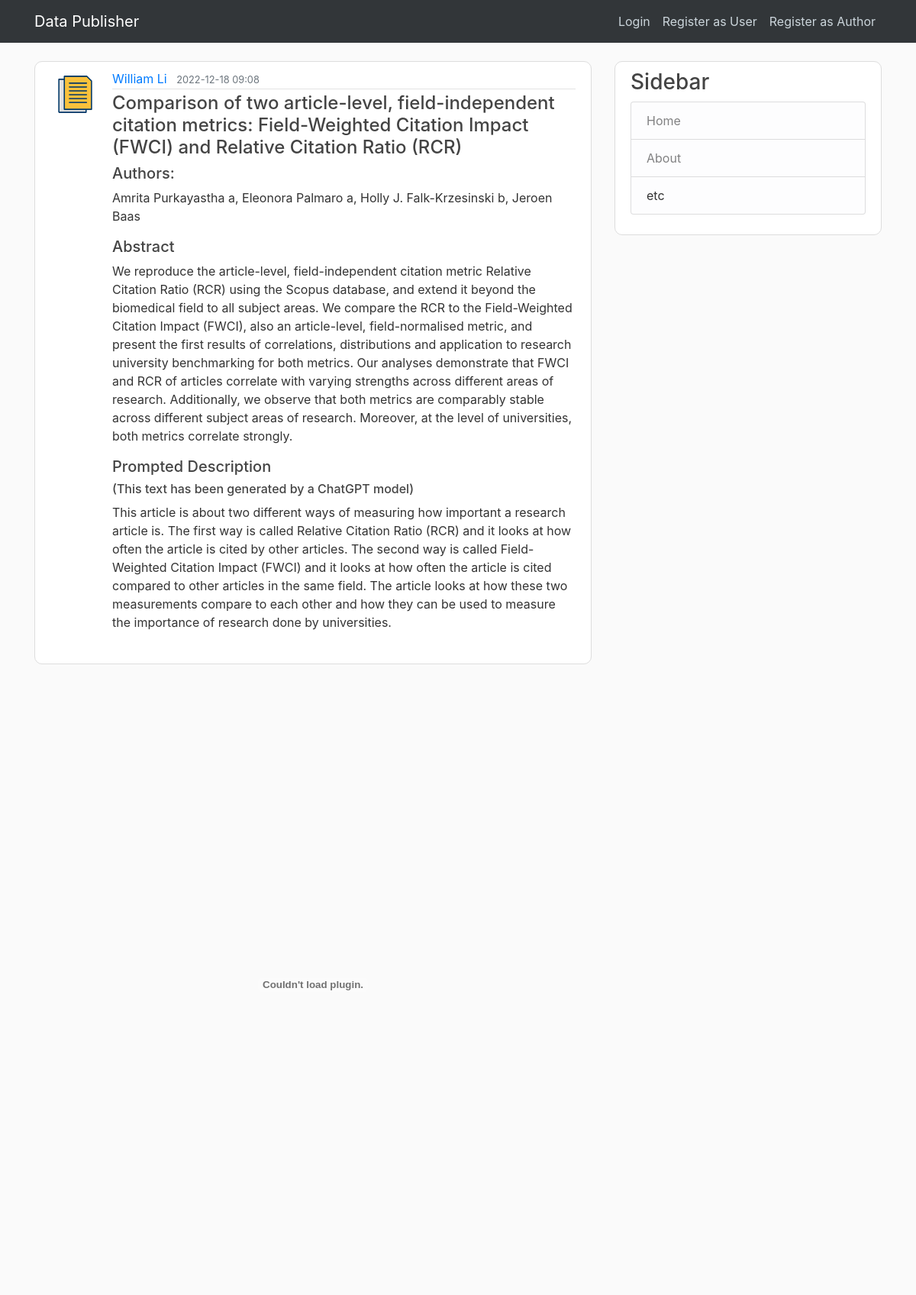
The app's page /publication/3 with its own data.
### data_publisher_site/models.py (models this page shows, shortened)
class Publication(db.Model):
    __tablename__ = "Publications"
    id = db.Column("PublicationId", db.Integer().with_variant(db.Integer, "sqlite"), primary_key=True, nullable=False)
    title = db.Column("Title", db.String(40), nullable=False)
    thumbnail = db.Column("Thumbnail", db.String(20), nullable=False, default="default.jpg")
    author_id = db.Column("Author", db.Integer, db.ForeignKey('Authors.UserId'), nullable=False)
    abstract = db.Column("Abstract", db.String(3000), nullable=False)
    simple_desc = db.Column("SimpleDesc", db.String(3000), nullable=False)
    topic_id = db.Column("TopicId", db.Integer, db.ForeignKey("PublicationTopics.TopicId"), nullable=False)
    upload_date = db.Column("UploadDate", db.DateTime(25), nullable=False, default=datetime.utcnow)
    publication_file = db.Column("File", db.String(20), nullable=False)
    article_authors = db.Column("ArticleAuthors", db.String(200), nullable=False)

class User(db.Model, UserMixin):
    __tablename__ = "Users"
    id = db.Column("UserId", db.Integer().with_variant(db.Integer, "sqlite"), primary_key=True, nullable=False)
    first_name = db.Column("FirstName", db.String(20), nullable=False)
    surname = db.Column("Surname", db.String(20), nullable=False)
    email = db.Column("Email", db.String(120), nullable=False, unique=True)
    registration_date = db.Column("RegistrationDate", db.DateTime(25), nullable=False, default=datetime.utcnow)
    password = db.Column("Password", db.String(60), nullable=False)
    author = db.relationship('Author', backref='user', lazy=True)

### data_publisher_site/routes.py (the view)
@app.route("/publication/<int:publication_id>")
def publication(publication_id):
    publication = Publication.query.get_or_404(publication_id)
    return render_template('publication.html', title=publication.title, publication=publication)

### data_publisher_site/frontend/templates/publication.html (shortened to what this page needs)
{% extends "base.html" %}
{% block content %}
  <article class="media content-section">
    <img class="rounded-circle article-img" src="{{ url_for('static', filename='thumbnails/' + publication.thumbnail) }}">
    <div class="media-body">
      <div class="article-metadata">
        <a class="mr-2" href="#">{{ publication.author.user.first_name }} {{ publication.author.user.surname }}</a>
        <small class="text-muted">{{ publication.upload_date.strftime('%Y-%m-%d %H:%M') }}</small>
      </div>
      <h4 class="article-title">{{ publication.title }}</h4>
      <h5 class="article-title">Authors:</h5>
      <p class="article-content">{{ publication.article_authors }}</p>
      <h5 class="article-title">Abstract</h5>
      <p class="article-content">{{ publication.abstract }}</p>
      <h5 class="article-title">Prompted Description</h5>
      <h6 class="article-title">(This text has been generated by a ChatGPT model)</h6>
      <p class="article-content">{{ publication.simple_desc }}</p>
      <div class="pt-3"></div>
    </div>
  </article>
{% endblock content %}
{% block doc %}
  <div class="media-body">
    <object data="{{url_for('static', filename ='publications/' + publication.publication_file)}}" type="application/pdf" style="min-height:100vh;width:100%"></object>
  </div>
{% endblock doc %}

### data_publisher_site/frontend/static/main.css (style rules this page uses)
body { background: #fafafa; color: #333333; margin-top: 5rem; }
h1, h2, h3, h4, h5, h6 { color: #444444; }
.content-section { background: #ffffff; padding: 10px 20px; border: 1px solid #dddddd; border-radius: 10px; margin-bottom: 20px; }
.article-title { color: #444444; }
.article-content { white-space: pre-line; }
.article-img { height: 65px; width: 65px; margin-right: 16px; }
.article-metadata { padding-bottom: 1px; margin-bottom: 4px; border-bottom: 1px solid #e3e3e3 }

### records on screen
Publication: Thumbnail (placeholder picture), upload_date "2022-12-18 09:08", title "Comparison of two article-level, field-independent citation metrics: Field-Weighted Citation Impact (FWCI) and Relative Citation Ratio (RCR)", article_authors "Amrita Purkayastha a, Eleonora Palmaro a, Holly J. Falk-Krzesinski b, Jeroen Baas", abstract "We reproduce the article-level, field-independent citation metric Relative Citation Ratio (RCR) using the Scopus database, and extend it beyond the biomedical field to all subject areas. We compare the RCR to the Field-Weighted Citation Impact (FWCI), also an article-level, field-normalised metric, and present the first results of correlations, distributions and application to research university benchmarking for both metrics. Our analyses demonstrate that FWCI and RCR of articles correlate with varying strengths across different areas of research. Additionally, we observe that both metrics are comparably stable across different subject areas of research. Moreover, at the level of…", simple_desc "This article is about two different ways of measuring how important a research article is. The first way is called Relative Citation Ratio (RCR) and it looks at how often the article is cited by other articles. The second way is called Field-Weighted Citation Impact (FWCI) and it looks at how often the article is cited compared to other articles in the same field. The article looks at how these two measurements compare to each other and how they can be used to measure the importance of research done by universities."
User: author.user.first_name "William", author.user.surname "Li"
